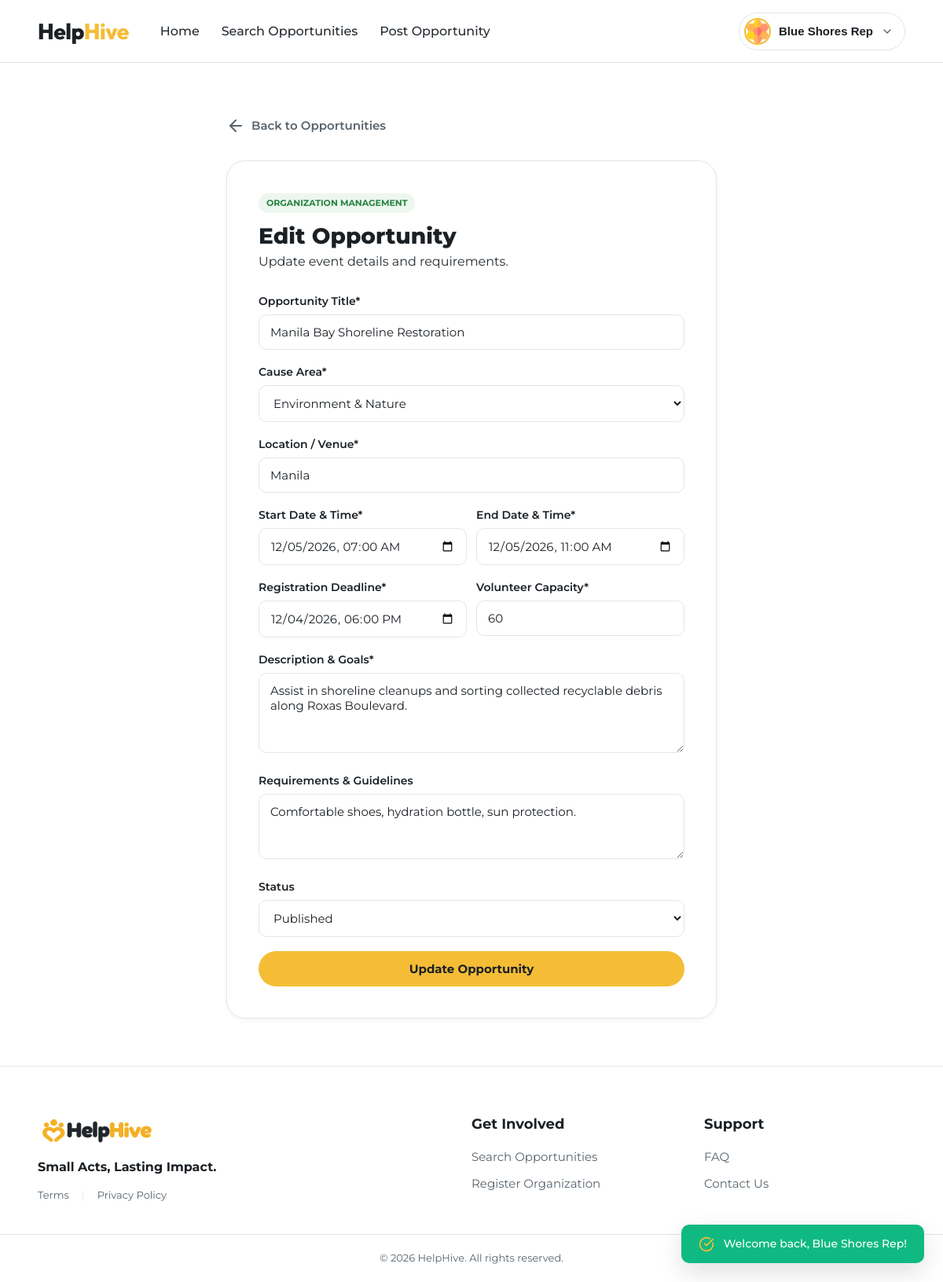
Page /org/opportunities/6/edit (signed in) on the committed database.
### tables this page shows
CREATE TABLE opportunities (
  id INT UNSIGNED AUTO_INCREMENT PRIMARY KEY,
  organization_id INT UNSIGNED NOT NULL,
  title VARCHAR(180) NOT NULL,
  description TEXT NOT NULL,
  cause_area VARCHAR(80) NOT NULL,
  location VARCHAR(160) NOT NULL,
  start_at DATETIME NOT NULL,
  end_at DATETIME NOT NULL,
  registration_deadline DATETIME NOT NULL,
  capacity SMALLINT UNSIGNED NOT NULL,
  requirements TEXT NULL,
  status ENUM('draft','published','cancelled','completed') NOT NULL DEFAULT 'draft',
  created_at TIMESTAMP NOT NULL DEFAULT CURRENT_TIMESTAMP,
  updated_at TIMESTAMP NOT NULL DEFAULT CURRENT_TIMESTAMP ON UPDATE CURRENT_TIMESTAMP,
  CONSTRAINT fk_opp_org FOREIGN KEY (organization_id) REFERENCES organizations(id) ON DELETE CASCADE,
  CONSTRAINT chk_opp_capacity CHECK (capacity > 0),
  CONSTRAINT chk_opp_dates CHECK (end_at > start_at AND registration_deadline <= start_at),
  INDEX idx_opp_status_start (status, start_at),
  INDEX idx_opp_cause (cause_area),
  INDEX idx_opp_location (location),
  FULLTEXT INDEX ft_opp_search (title, description)
);

### app/controllers/OrgOpportunityController.php (called while the page is built, shortened)
<?php
final class OrgOpportunityController
{
    private function getOrgId(array $user): int
    {
        return (new OrganizationModel(Database::connection()))->idForUser((int) $user['id']);
    }
    public function edit(int $id): void
    {
        $user = Auth::requireRole(Auth::ORGANIZATION);
        $orgId = $this->getOrgId($user);
        $oppModel = new OpportunityModel(Database::connection());
        $opp = $oppModel->find($id);
        view('org/edit_opportunity', [
            'title' => 'Edit Opportunity — HelpHive',
            'opportunity' => $opp,
        ]);
    }
}

### app/models/OpportunityModel.php (called while the page is built, shortened)
<?php
final class OpportunityModel
{
    public function find(int $id): ?array
    {
        $st = $this->db->prepare(
            'SELECT o.*, org.name AS org_name, org.contact_email AS org_email
             FROM opportunities o
             JOIN organizations org ON org.id = o.organization_id
             WHERE o.id = :id LIMIT 1'
        );
        $st->execute(['id' => $id]);
        $row = $st->fetch();
        return $row ?: null;
    }
}

### app/utils/Database.php (called while the page is built, shortened)
<?php
final class Database
{
    private static ?PDO $pdo = null;
    public static function connection(): PDO
    {
        if (self::$pdo === null) {
            $dsn = sprintf(
                'mysql:host=%s;port=%s;dbname=%s;charset=utf8mb4',
                env('DB_HOST', '127.0.0.1'), env('DB_PORT', '3306'), env('DB_NAME', 'helphive')
            );
            self::$pdo = new PDO($dsn, env('DB_USER', 'root'), env('DB_PASS', ''), [
                PDO::ATTR_ERRMODE            => PDO::ERRMODE_EXCEPTION,
                PDO::ATTR_DEFAULT_FETCH_MODE => PDO::FETCH_ASSOC,
                PDO::ATTR_EMULATE_PREPARES   => false,
            ]);
        }
        return self::$pdo;
    }
}

### app/models/OrganizationModel.php (called while the page is built, shortened)
<?php
final class OrganizationModel
{
    public function idForUser(int $userId): int
    {
        $st = $this->db->prepare('SELECT id FROM organizations WHERE user_id = :uid LIMIT 1');
        $st->execute(['uid' => $userId]);
        $id = $st->fetchColumn();
        return (int) $id;
    }
}

### app/utils/Auth.php (called while the page is built, shortened)
<?php
final class Auth
{
    public static function user(): ?array
    {
        return $_SESSION['user'] ?? null;
    }
    public static function requireLogin(): array
    {
        $user = self::user();
        return $user;
    }
    public static function requireRole(string ...$roles): array
    {
        $user = self::requireLogin();
        return $user;
    }
}

### config/env.php (called while the page is built, shortened)
<?php
function env(string $key, ?string $default = null): ?string
{
    return $_ENV[$key] ?? $default;
}

### app/views/org/edit_opportunity.php (the view, shortened to what this page needs)
<?php
$opp = $opportunity ?? [];
?>
<section id="view-edit-opportunity" class="page-view active" style="display: block;">
  <div class="section-container max-w-700">
    <a href="/org/opportunities" class="btn-back" style="text-decoration: none;">
      <i data-lucide="arrow-left"></i> Back to Opportunities
    </a>
    <div class="form-card-container">
      <div class="form-header">
        <span class="sub-header-pill">ORGANIZATION MANAGEMENT</span>
        <h2 class="form-title">Edit Opportunity</h2>
        <p class="form-subtitle">Update event details and requirements.</p>
      </div>
      <form action="/org/opportunities/<?= (int) ($opp['id'] ?? 0) ?>/edit" method="POST">
        <div class="form-group">
          <label for="opp-title">Opportunity Title*</label>
          <input type="text" id="opp-title" name="title" value="<?= e($opp['title'] ?? '') ?>" required>
        </div>
        <div class="form-group">
          <label for="opp-cause">Cause Area*</label>
          <select id="opp-cause" name="cause_area" required>
            <option value="Environment" <?= ($opp['cause_area'] ?? '') === 'Environment' ? 'selected' : '' ?>>Environment & Nature</option>
          </select>
        </div>
        <div class="form-group">
          <label for="opp-location">Location / Venue*</label>
          <input type="text" id="opp-location" name="location" value="<?= e($opp['location'] ?? '') ?>" required>
        </div>
        <div class="form-row-2">
          <div class="form-group">
            <label for="opp-start">Start Date & Time*</label>
            <input type="datetime-local" id="opp-start" name="start_at" value="<?= !empty($opp['start_at']) ? date('Y-m-d\TH:i', strtotime($opp['start_at'])) : '' ?>" required>
          </div>
          <div class="form-group">
            <label for="opp-end">End Date & Time*</label>
            <input type="datetime-local" id="opp-end" name="end_at" value="<?= !empty($opp['end_at']) ? date('Y-m-d\TH:i', strtotime($opp['end_at'])) : '' ?>" required>
          </div>
        </div>
        <div class="form-row-2">
          <div class="form-group">
            <label for="opp-deadline">Registration Deadline*</label>
            <input type="datetime-local" id="opp-deadline" name="registration_deadline" value="<?= !empty($opp['registration_deadline']) ? date('Y-m-d\TH:i', strtotime($opp['registration_deadline'])) : '' ?>" required>
          </div>
          <div class="form-group">
            <label for="opp-capacity">Volunteer Capacity*</label>
            <input type="number" id="opp-capacity" name="capacity" min="1" max="1000" value="<?= (int) ($opp['capacity'] ?? 25) ?>" required>
          </div>
        </div>
        <div class="form-group">
          <label for="opp-description">Description & Goals*</label>
          <textarea id="opp-description" name="description" rows="4" required><?= e($opp['description'] ?? '') ?></textarea>
        </div>
        <div class="form-group">
          <label for="opp-requirements">Requirements & Guidelines</label>
          <textarea id="opp-requirements" name="requirements" rows="3"><?= e($opp['requirements'] ?? '') ?></textarea>
        </div>
        <div class="form-group">
          <label for="opp-status">Status</label>
          <select id="opp-status" name="status">
            <option value="published" <?= ($opp['status'] ?? '') === 'published' ? 'selected' : '' ?>>Published</option>
          </select>
        </div>
        <button type="submit" class="btn btn-primary btn-full">Update Opportunity</button>
      </form>
    </div>
  </div>
</section>

### public/index.php (shortened to what this page needs)
<?php
require BASE_PATH . '/config/env.php';
spl_autoload_register(function (string $class): void {
    foreach (['controllers', 'models', 'utils', 'utils/exporters'] as $dir) {
        $file = BASE_PATH . "/app/$dir/$class.php";
        if (is_file($file)) { require $file; return; }
    }
});
$routes = require BASE_PATH . '/config/routes.php';
$method = $_SERVER['REQUEST_METHOD'];
$path = '/' . trim(parse_url($_SERVER['REQUEST_URI'], PHP_URL_PATH), '/');
foreach ($routes as [$m, $pattern, $handler]) {
    $regex = '#^' . preg_replace('#\{(\w+)\}#', '(?P<$1>\d+)', $pattern) . '$#';
    if ($m === $method && preg_match($regex, $path, $matches)) {
        [$class, $action] = explode('@', $handler);
        $args = array_filter($matches, 'is_string', ARRAY_FILTER_USE_KEY);
        (new $class())->$action(...array_map('intval', $args));
        exit;
    }
}

### public/assets/css/style.css (style rules this page uses)
:root { --primary-yellow: #f4bd35; --primary-yellow-hover: #e3ab23; --primary-yellow-light: #fef7e6; --primary-green: #278441; --primary-green-hover: #1e6b34; --primary-green-light: #edf6ef; --slate-dark: #1b2025; --slate-body: #252c32; --slate-muted: #58636c; --slate-border: #e2e5e8; --bg-light-grey: #f8f9fa; --bg-white: #ffffff; --font-main: 'Montserrat', -apple-system, BlinkMacSystemFont, "Segoe UI", Roboto, sans-serif; --font-heading: 'Outfit', 'Montserrat', sans-serif; --radius-sm: 6px; --radius-md: 10px; --radius-lg: 16px; --radius-xl: 24px; --radius-full: 9999px; --shadow-sm: 0 2px 6px rgba(0, 0, 0, 0.04); --shadow-md: 0 6px 18px rgba(0, 0, 0, 0.07); --shadow-lg: 0 12px 32px rgba(0, 0, 0, 0.12); --transition: all 0.2s cubic-bezier(0.16, 1, 0.3, 1); }
*, *::before, *::after { box-sizing: border-box; margin: 0; padding: 0; }
html, body { margin: 0 !important; padding: 0 !important; }
body { font-family: var(--font-main); background-color: #ffffff; color: var(--slate-body); line-height: 1.5; -webkit-font-smoothing: antialiased; min-height: 100vh; display: flex; flex-direction: column; }
.btn { display: inline-flex; align-items: center; justify-content: center; gap: 8px; font-family: var(--font-main); font-size: 15px; font-weight: 700; padding: 12px 28px; border-radius: var(--radius-full); border: 1px solid transparent; cursor: pointer; text-decoration: none; transition: var(--transition); }
.btn-primary { background-color: var(--primary-yellow); color: var(--slate-dark); border-radius: var(--radius-full); }
.btn-full { width: 100%; }
.btn-back { display: inline-flex; align-items: center; gap: 8px; background: transparent; border: none; font-size: 15px; font-weight: 600; color: var(--slate-muted); cursor: pointer; padding: 8px 0; margin-bottom: 24px; transition: var(--transition); }
.page-view { display: none; }
.page-view.active { display: block; }
.section-container { max-width: 1440px; margin: 0 auto; padding: 60px 48px; }
.section-container.max-w-700 { max-width: 720px; }
.form-card-container { background: #ffffff; border: 1px solid var(--slate-border); border-radius: var(--radius-xl); padding: 40px; box-shadow: var(--shadow-sm); }
.form-header { margin-bottom: 28px; }
.sub-header-pill { font-size: 11px; font-weight: 700; color: var(--primary-green); background: var(--primary-green-light); padding: 4px 10px; border-radius: var(--radius-full); display: inline-block; margin-bottom: 8px; }
.form-title { font-size: 28px; font-weight: 800; color: var(--slate-dark); }
.form-group { margin-bottom: 18px; }
.form-group label { display: block; font-size: 14px; font-weight: 600; color: var(--slate-dark); margin-bottom: 6px; }
.form-group input, .form-group select, .form-group textarea { width: 100%; padding: 12px 14px; border: 1px solid var(--slate-border); border-radius: var(--radius-md); font-family: var(--font-main); font-size: 15px; color: var(--slate-dark); background: #ffffff; outline: none; transition: var(--transition); }
.form-row-2 { display: grid; grid-template-columns: 1fr 1fr; gap: 12px; }

### rows in the picture
opportunities: title "Manila Bay Shoreline Restoration", cause_area "Environment & Nature", location "Manila", start_at "12/05/2026 07:00", end_at "12/05/2026 11:00", registration_deadline "12/04/2026 18:00", capacity "60", description "Assist in shoreline cleanups and sorting collected recyclable debris along Roxas Boulevard.", requirements "Comfortable shoes, hydration bottle, sun protection.", status "Published"

### other values in the picture
$msg "Welcome back, Blue Shores Rep!"
